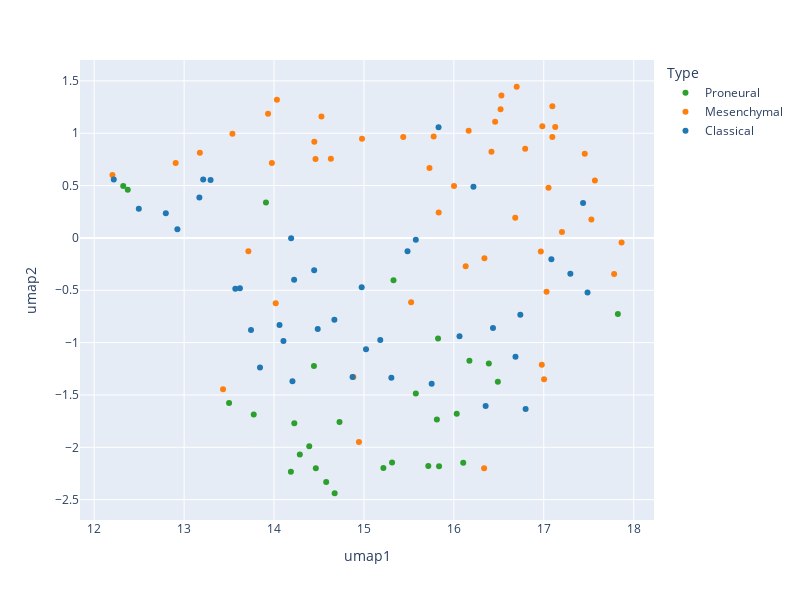
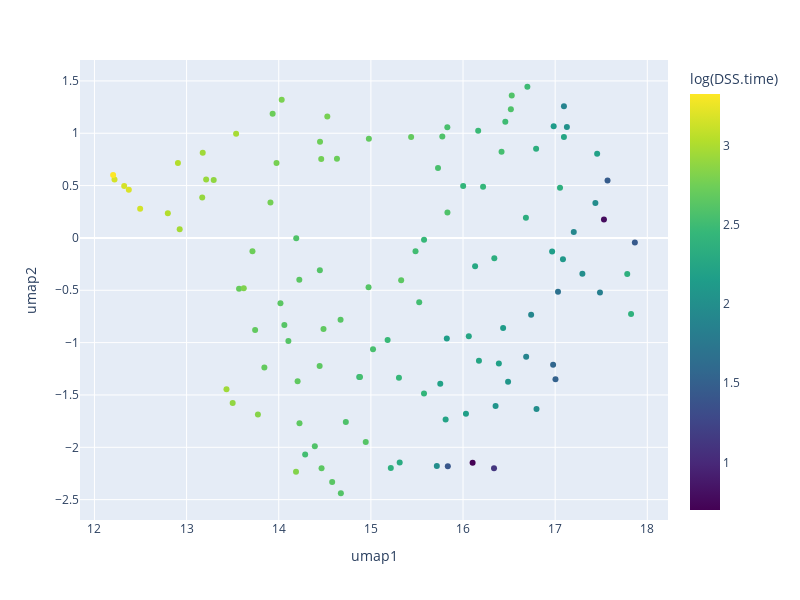

Notebook cell for these charts, in order:
### Code cell
embedding = mtx_type_pd.iloc[:,4:]
weight = 19
embedding['clinical'] = mtx_type_pd[['DSS.time']].apply(zscore)*weight
proj_2d = map_2d.fit_transform(embedding)

plot_scatter(proj_2d,label='umap',itm='Gene_Expression_Subtype',continuous='No')
plot_scatter(proj_2d,label='umap',itm='DSS.time',continuous='Yes')
